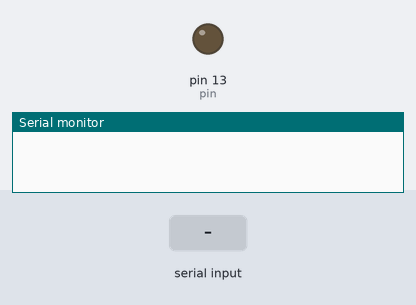
The sketch below on a simulated Arduino Uno, built with avr-gcc and run on an emulated ATmega328P. On the bench: output pins drawn as LEDs (lit = HIGH), the last lines printed to the serial monitor. The test bench sets the inputs (shaded band).

Above: at 1.2 s.
1.3 s: "1" received over Serial
At 1.7 s:
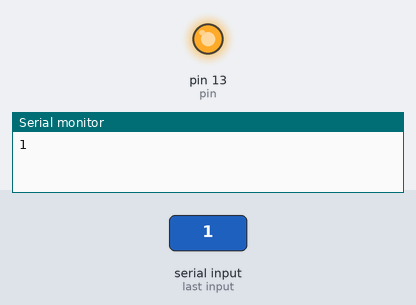
4.3 s: byte 76 ('L') received over Serial
At 5.2 s:
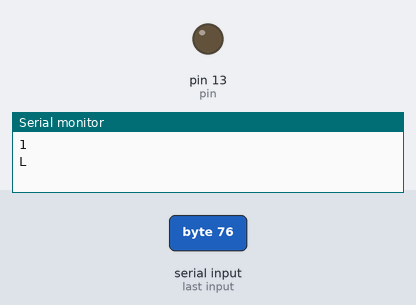
Timing chart, 0 to 7.3 s (numbered marks = the images above; inputs shaded):
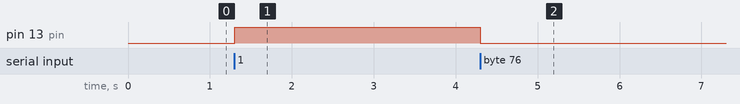

The sketch:

Led_uno_a_uno.ino
```cpp
char serialData;
int pin = 13;
int pin2 = 12;
int pin3 = 11;
int pin4 = 10;
int pin5 = 9;

void setup() {
    pinMode(pin, OUTPUT);
    Serial.begin(9600);
}

void loop() {

    //mira si vienen los datos del serial
    if(Serial.available() > 0) {

      serialData = Serial.read();
      Serial.println(serialData);

      // si es un 1, enciende el LED
      if(serialData == '1') {
        digitalWrite(pin, HIGH);
      }

      // si es un 0, apaga el LED
      if(serialData == '0') {
        digitalWrite(pin, LOW);
      }

      if(serialData == '3') {
        digitalWrite(pin2, HIGH);
      }
      if(serialData == '2') {
        digitalWrite(pin2, LOW);
      }
      if(serialData == '5') {
        digitalWrite(pin3, HIGH);
      }
      if(serialData == '4') {
        digitalWrite(pin3, LOW);
      }
      if(serialData == '7') {
        digitalWrite(pin4, HIGH);
      }
      if(serialData == '6') {
        digitalWrite(pin4, LOW);
      }
      if(serialData == '9') {
        digitalWrite(pin5, HIGH);
      }
      if(serialData == '8') {
        digitalWrite(pin5, LOW);
      }
      if(serialData == 'H') {
        digitalWrite(pin, HIGH);
        digitalWrite(pin2, HIGH);
        digitalWrite(pin3, HIGH);
        digitalWrite(pin4, HIGH);
        digitalWrite(pin5, HIGH);
      }
      if(serialData == 'L') {
        digitalWrite(pin, LOW);
        digitalWrite(pin2, LOW);
        digitalWrite(pin3, LOW);
        digitalWrite(pin4, LOW);
        digitalWrite(pin5, LOW);
      }
    }
}
```

Measured:
- after the input at 1.3 s, pin 13 (pin): LOW → HIGH at once
- after the input at 4.3 s, pin 13 (pin): HIGH → LOW at once
